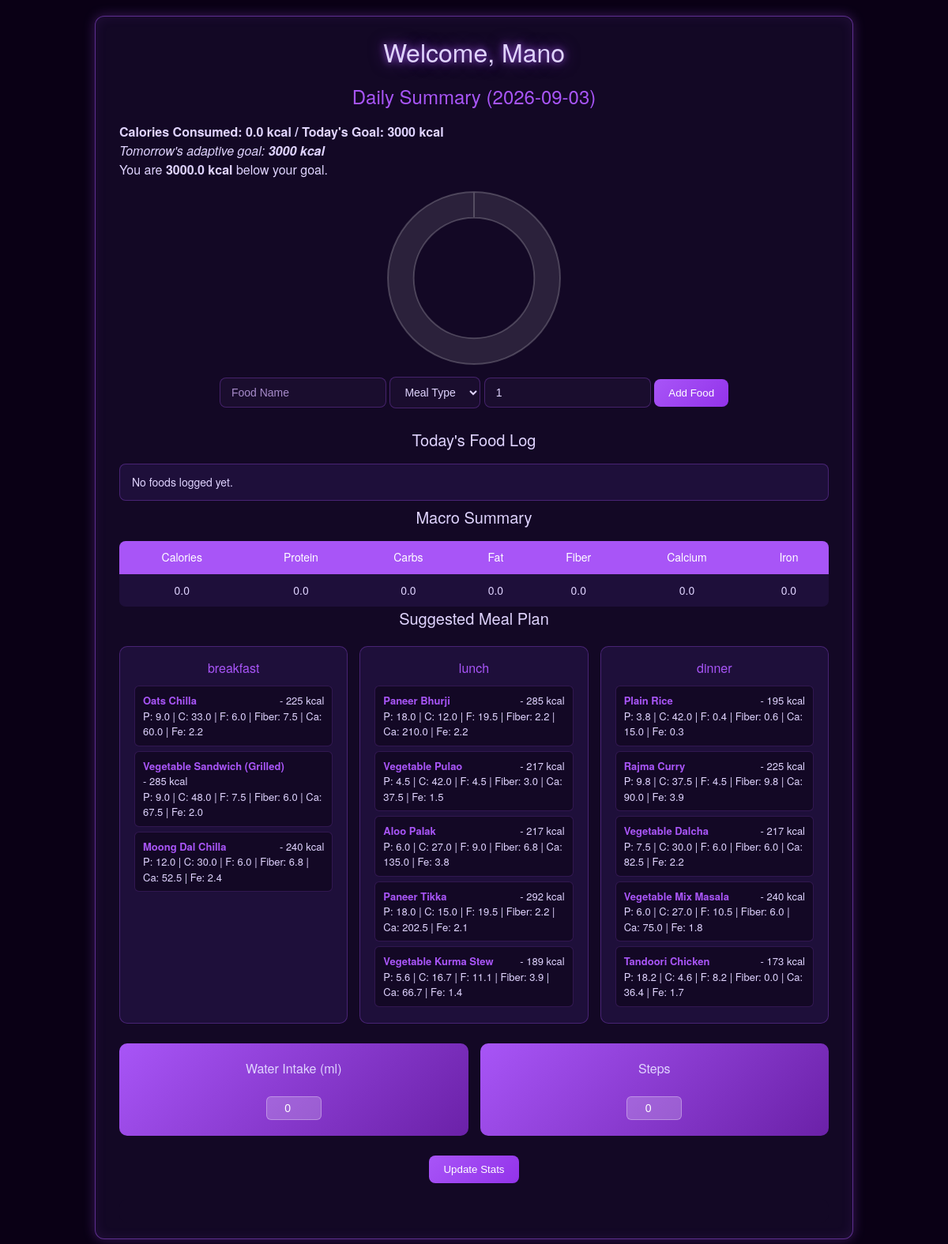
/dashboard (signed in), run on the app's committed database.
### models.py (models this page shows)
class User(UserMixin, db.Model):
    id = db.Column(db.Integer, primary_key=True)
    username = db.Column(db.String(100), unique=True, nullable=False)
    password = db.Column(db.String(100), nullable=False)
    height = db.Column(db.Float, nullable=True)
    weight = db.Column(db.Float, nullable=True)
    age = db.Column(db.Integer, nullable=True)
    gender = db.Column(db.String(10), nullable=True)
    activity_level = db.Column(db.String(20), nullable=True)
    preference = db.Column(db.String(10), nullable=True, default="veg")
    goal = db.Column(db.String(20), nullable=True, default="maintain")
    calorie_goal = db.Column(db.Integer, nullable=True)

class DailyStats(db.Model):
    id = db.Column(db.Integer, primary_key=True)
    date = db.Column(db.Date, nullable=False, default=date.today)
    water_intake = db.Column(db.Integer, default=0)  # in ml
    steps = db.Column(db.Integer, default=0)
    weight = db.Column(db.Float, nullable=True)  # 👈 Added to track daily weight
    user_id = db.Column(db.Integer, db.ForeignKey("user.id"), nullable=False)

### index.py (the view, shortened to what this page needs)
@app.route("/dashboard")
@login_required
def dashboard():
    logs = CalorieLog.query.filter_by(user_id=current_user.id, log_date=date.today()).all()
    total_calories = total_protein = total_carbs = total_fat = total_fiber = total_calcium = total_iron = 0.0
    log_data = []
    stats = DailyStats.query.filter_by(user_id=current_user.id, date=date.today()).first()
    if not stats:
        stats = DailyStats(user_id=current_user.id, date=date.today(), water_intake=0, steps=0)
        db.session.add(stats)
        db.session.commit()
    todays_calorie_goal = current_user.calorie_goal
    calorie_diff = total_calories - todays_calorie_goal
    adjustment_factor = 0.5  # adjust 50% of deviation
    next_day_goal = todays_calorie_goal
    if calorie_diff > 0:  # Overeaten
        next_day_goal = max(todays_calorie_goal - (calorie_diff * adjustment_factor), 1200)
    elif calorie_diff < 0:  # Undereaten
        next_day_goal = min(todays_calorie_goal + (abs(calorie_diff) * adjustment_factor), 3000)
    next_day_goal = int(round(next_day_goal / 50) * 50)
    current_user.calorie_goal = next_day_goal
    db.session.commit()
    meals = meal_planner.generate_daily_meal_plan(next_day_goal, current_user.preference)
    return render_template(
        "dashboard.html",
        user=current_user,
        today=date.today(),
        logs=log_data,
        total_calories=round(total_calories, 1),
        total_protein=round(total_protein, 1),
        total_carbs=round(total_carbs, 1),
        total_fat=round(total_fat, 1),
        total_fiber=round(total_fiber, 1),
        total_calcium=round(total_calcium, 1),
        total_iron=round(total_iron, 1),
        calorie_goal=todays_calorie_goal,   # Bug 5 Fix: today's actual goal
        next_day_goal=next_day_goal,         # Tomorrow's adaptive goal
        meals=meals,
        stats=stats
    )

### index.py (called while the page is built)
@login_manager.user_loader
def load_user(user_id):
    return User.query.get(int(user_id))

### meal_planner.py (called while the page is built)
def filter_foods(df, preference):
    if preference == "veg":
        nonveg_keywords = ["chicken", "egg", "fish", "meat", "mutton", "prawn"]
        return df[~df["food_name"].str.lower().str.contains("|".join(nonveg_keywords), na=False)]
    return df  # nonveg → allow all

def generate_daily_meal_plan(daily_calories=2000, preference="veg"):
    allocation = {"breakfast": 0.25, "lunch": 0.40, "dinner": 0.35}
    recommended = {k: int(daily_calories * v) for k, v in allocation.items()}
    bf = filter_foods(df_breakfast, preference)
    ln = filter_foods(df_lunch, preference)
    dn = filter_foods(df_dinner, preference)
    breakfast = build_meal(bf, recommended["breakfast"])
    lunch = build_meal(ln, recommended["lunch"])
    dinner = build_meal(dn, recommended["dinner"])
    return {
        "breakfast": breakfast,
        "lunch": lunch,
        "dinner": dinner
    }

### templates/dashboard.html (shortened to what this page needs)
<!DOCTYPE html>
<html lang="en">
<head>
    <link href="https://cdn.jsdelivr.net/npm/fullcalendar@6.1.8/main.min.css" rel="stylesheet">
</head>
<body>
    <div class="container">
        <h1>Welcome, {{ user.username }}</h1>
        <h2>Daily Summary ({{ today }})</h2>
        <p class="summary-text"><strong>Calories Consumed: {{ total_calories }} kcal / Today's Goal: {{ calorie_goal }} kcal</strong></p>
        <p class="summary-text"><em>Tomorrow's adaptive goal: <strong>{{ next_day_goal }} kcal</strong></em></p>
        <p class="summary-text">
            {% if total_calories < calorie_goal %}
                You are <strong>{{ calorie_goal - total_calories }} kcal</strong> below your goal.
            {% elif total_calories == calorie_goal %}
                🎉 You hit your calorie goal today!
            {% else %}
                ⚠️ You exceeded your goal by <strong>{{ total_calories - calorie_goal }} kcal</strong>.
            {% endif %}
        </p>
        <canvas id="calorieChart" width="220" height="220"></canvas>
        <script>
        const ctx = document.getElementById('calorieChart');
        new Chart(ctx, {
            type: 'doughnut',
            data: {
                labels: ['Consumed', 'Remaining'],
                datasets: [{
                    data: [{{ total_calories|default(0) }}, Math.max({{ calorie_goal|default(0) - total_calories|default(0) }}, 0)],
                    backgroundColor: ['#a855f7', 'rgba(255,255,255,0.1)'],
                    borderColor: ['#a855f7', 'rgba(255,255,255,0.2)'],
                    borderWidth: 2
                }]
            },
            options: {
                cutout: '70%',
                plugins: { legend: { display: false } }
            }
        });
        </script>
        <div class="log-form">
            <form action="{{ url_for('log_food') }}" method="POST">
                <input type="text" name="food_name" placeholder="Food Name" required>
                <select name="meal_type" required>
                    <option value="" disabled selected>Meal Type</option>
                </select>
                <input type="number" name="serving_size" placeholder="Serving Size" min="0.1" step="0.1" value="1">
                <button type="submit">Add Food</button>
            </form>
        </div>
        <h3>Today's Food Log</h3>
        <ul>
            {% for log in logs %}
            <li>
                <strong>{{ log.food_name }}</strong> ({{ log.meal_type }}) - {{ log.calories }} kcal
                <span>P: {{ log.protein }} | C: {{ log.carbs }} | F: {{ log.fat }} | Fiber: {{ log.fiber }} | Ca: {{ log.calcium }} | Fe: {{ log.iron }}</span>
            </li>
            {% else %}
            <li>No foods logged yet.</li>
            {% endfor %}
        </ul>
        <h3>Macro Summary</h3>
        <table class="macro-table">
            <thead>
                <tr>
                    <th>Calories</th><th>Protein</th><th>Carbs</th><th>Fat</th><th>Fiber</th><th>Calcium</th><th>Iron</th>
                </tr>
            </thead>
            <tbody>
                <tr>
                    <td>{{ total_calories|default(0) }}</td>
                    <td>{{ total_protein|default(0) }}</td>
                    <td>{{ total_carbs|default(0) }}</td>
                    <td>{{ total_fat|default(0) }}</td>
                    <td>{{ total_fiber|default(0) }}</td>
                    <td>{{ total_calcium|default(0) }}</td>
                    <td>{{ total_iron|default(0) }}</td>
                </tr>
            </tbody>
        </table>
        <h3>Suggested Meal Plan</h3>
        <div class="meal-grid">
            {% for meal_name, foods in meals.items() %}
            <div class="card">
                <h4>{{ meal_name }}</h4>
                <ul>
                    {% for f in foods %}
                    <li>
                        <strong>{{ f.food_name }}</strong> - {{ f.calories }} kcal
                        <span>P: {{ f.protein }} | C: {{ f.carbs }} | F: {{ f.fat }} | Fiber: {{ f.fiber }} | Ca: {{ f.calcium }} | Fe: {{ f.iron }}</span>
                    </li>
                    {% endfor %}
                </ul>
            </div>
            {% else %}
            <p style="text-align:center;">No meal plan suggestions available.</p>
            {% endfor %}
        </div>
        <div class="stats">
            <form action="{{ url_for('update_stats') }}" method="POST" style="display:contents;">
                <div class="stat-box">
                    <h4>Water Intake (ml)</h4>
                    <input type="number" name="water_intake" value="{{ stats.water_intake|default(0) }}" min="0">
                </div>
                <div class="stat-box">
                    <h4>Steps</h4>
                    <input type="number" name="steps" value="{{ stats.steps|default(0) }}" min="0">
                </div>
                <div style="flex:1 1 100%; text-align:center; margin-top:10px;">
                    <button type="submit" style="max-width:200px;">Update Stats</button>
                </div>
            </form>
        </div>
        <div id="calendar"></div>
    </div>
</body>
</html>

### templates/dashboard.html (style rules this page uses)
:root { --background: #0a0015; --foreground: #e0d4ff; --card: #130825; --primary: #a855f7; --primary-foreground: #ffffff; --secondary: #6b21a8; --accent: #9333ea; --muted: #1e0f3a; --muted-foreground: #a78bca; --border: rgba(168, 85, 247, 0.3); --input-background: #1a0d2e; }
* { margin: 0; padding: 0; box-sizing: border-box; }
body { font-family: 'Helvetica Neue', Arial, sans-serif; background: var(--background); color: var(--foreground); line-height: 1.5; padding: 20px; min-height: 100vh; }
.container { max-width: 960px; margin: auto; background: var(--card); padding: 20px 30px; border-radius: 12px; border: 1px solid rgba(168, 85, 247, 0.5); box-shadow: 0 0 15px rgba(168, 85, 247, 0.3), inset 0 0 15px rgba(168, 85, 247, 0.1); position: relative; z-index: 10; }
h1, h2, h3, h4 { text-align: center; font-weight: 500; color: var(--foreground); margin-bottom: 15px; }
h1 { font-size: 2rem; text-shadow: 0 0 10px rgba(168, 85, 247, 0.8), 0 0 20px rgba(168, 85, 247, 0.5); }
h2 { color: var(--primary); font-size: 1.5rem; }
h3 { font-size: 1.25rem; }
.log-form { display: flex; justify-content: center; flex-wrap: wrap; gap: 10px; margin-bottom: 25px; }
input, select { background: var(--input-background); border: 1px solid var(--border); color: var(--foreground); padding: 10px 14px; font-size: 14px; border-radius: 8px; outline: none; }
input::placeholder { color: var(--muted-foreground); }
button { background: linear-gradient(135deg, var(--primary), var(--accent)); color: white; font-weight: 500; border: none; border-radius: 8px; padding: 10px 18px; cursor: pointer; transition: all 0.3s ease; }
ul { list-style: none; padding: 0; margin-top: 10px; }
li { display: flex; justify-content: space-between; flex-wrap: wrap; background: var(--muted); padding: 12px 15px; margin: 6px 0; border-radius: 8px; border: 1px solid var(--border); font-size: 14px; }
li strong { color: var(--primary); }
.meal-grid { display: grid; grid-template-columns: repeat(auto-fit, minmax(220px, 1fr)); gap: 15px; margin-top: 20px; }
.card { background: var(--muted); border-radius: 10px; padding: 15px 18px; border: 1px solid var(--border); }
.card h4 { margin-bottom: 10px; font-size: 16px; color: var(--primary); }
.card li { background: var(--card); padding: 8px 10px; margin-bottom: 5px; border-radius: 6px; font-size: 13px; border: 1px solid rgba(168, 85, 247, 0.2); }
.stats { display: flex; flex-wrap: wrap; gap: 15px; margin-top: 25px; justify-content: space-between; }
.stat-box { flex: 1 1 48%; background: linear-gradient(135deg, var(--primary), var(--secondary)); color: white; border-radius: 10px; padding: 20px; text-align: center; }
.stat-box input { background: rgba(255, 255, 255, 0.2); border: 1px solid rgba(255, 255, 255, 0.3); color: white; width: 70px; border-radius: 6px; padding: 6px; margin-top: 8px; text-align: center; }
.macro-table { width: 100%; border-collapse: collapse; border-radius: 8px; overflow: hidden; margin-top: 15px; }
.macro-table th, .macro-table td { text-align: center; padding: 10px 12px; font-size: 14px; }
.macro-table th { background: var(--primary); color: white; font-weight: 500; }
.macro-table td { background: var(--muted); border-top: 1px solid var(--border); }
canvas { display: block; margin: 15px auto; }
#calendar { margin-top: 20px; background: var(--card); padding: 15px; border-radius: 10px; }

### data on the page
User: username "Mano", calorie_goal "3000", calorie_goal-total_calories "3000.0"
DailyStats: water_intake "0", steps "0"

### other printed values
{{ total_calories }} "0.0"
{{ next_day_goal }} "3000"
{{ total_calories|default(0) }} "0.0"
{{ total_protein|default(0) }} "0.0"
{{ total_carbs|default(0) }} "0.0"
{{ total_fat|default(0) }} "0.0"
{{ total_fiber|default(0) }} "0.0"
{{ total_calcium|default(0) }} "0.0"
{{ total_iron|default(0) }} "0.0"
{{ meal_name }} "breakfast" "lunch" "dinner"
{{ f.food_name }} "Oats Chilla" "Vegetable Sandwich (Grilled)" "Moong Dal Chilla" "Paneer Bhurji" "Vegetable Pulao" "Aloo Palak" "Paneer Tikka" "Vegetable Kurma Stew" "Plain Rice" "Rajma Curry" "Vegetable Dalcha" "Vegetable Mix Masala" "Tandoori Chicken"
{{ f.calories }} "225" "285" "240" "285" "217" "217" "292" "189" "195" "225" "217" "240" "173"
{{ f.protein }} "9.0" "9.0" "12.0" "18.0" "4.5" "6.0" "18.0" "5.6" "3.8" "9.8" "7.5" "6.0" "18.2"
{{ f.carbs }} "33.0" "48.0" "30.0" "12.0" "42.0" "27.0" "15.0" "16.7" "42.0" "37.5" "30.0" "27.0" "4.6"
{{ f.fat }} "6.0" "7.5" "6.0" "19.5" "4.5" "9.0" "19.5" "11.1" "0.4" "4.5" "6.0" "10.5" "8.2"
